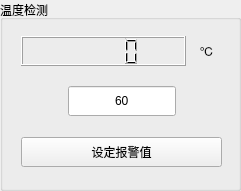
     <widget class="QGroupBox" name="groupBox_11">
      <property name="geometry">
       <rect>
        <x>10</x>
        <y>220</y>
        <width>241</width>
        <height>191</height>
       </rect>
      </property>
      <property name="title">
       <string>温度检测</string>
      </property>
      <widget class="QWidget" name="layoutWidget_3">
       <property name="geometry">
        <rect>
         <x>21</x>
         <y>21</y>
         <width>201</width>
         <height>161</height>
        </rect>
       </property>
       <layout class="QVBoxLayout" name="verticalLayout_29">
        <item>
         <spacer name="verticalSpacer_3">
          <property name="orientation">
           <enum>Qt::Vertical</enum>
          </property>
          <property name="sizeHint" stdset="0">
           <size>
            <width>20</width>
            <height>40</height>
           </size>
          </property>
         </spacer>
        </item>
        <item>
         <layout class="QHBoxLayout" name="horizontalLayout_45">
          <item>
           <widget class="QLCDNumber" name="lcdNumber_device1_temp">
            <property name="minimumSize">
             <size>
              <width>100</width>
              <height>30</height>
             </size>
            </property>
           </widget>
          </item>
          <item>
           <widget class="QLabel" name="label_44">
            <property name="sizePolicy">
             <sizepolicy hsizetype="Fixed" vsizetype="Expanding">
              <horstretch>0</horstretch>
              <verstretch>0</verstretch>
             </sizepolicy>
            </property>
            <property name="minimumSize">
             <size>
              <width>30</width>
              <height>0</height>
             </size>
            </property>
            <property name="text">
             <string>℃</string>
            </property>
            <property name="alignment">
             <set>Qt::AlignCenter</set>
            </property>
           </widget>
          </item>
         </layout>
        </item>
        <item>
         <spacer name="verticalSpacer_21">
          <property name="orientation">
           <enum>Qt::Vertical</enum>
          </property>
          <property name="sizeHint" stdset="0">
           <size>
            <width>20</width>
            <height>40</height>
           </size>
          </property>
         </spacer>
        </item>
        <item>
         <layout class="QHBoxLayout" name="horizontalLayout_7">
          <item>
           <spacer name="horizontalSpacer_7">
            <property name="orientation">
             <enum>Qt::Horizontal</enum>
            </property>
            <property name="sizeHint" stdset="0">
             <size>
              <width>40</width>
              <height>20</height>
             </size>
            </property>
           </spacer>
          </item>
          <item>
           <widget class="QLineEdit" name="lineEdit_device1_temp">
            <property name="sizePolicy">
             <sizepolicy hsizetype="Minimum" vsizetype="Minimum">
              <horstretch>0</horstretch>
              <verstretch>0</verstretch>
             </sizepolicy>
            </property>
            <property name="minimumSize">
             <size>
              <width>10</width>
              <height>30</height>
             </size>
            </property>
            <property name="text">
             <string>60</string>
            </property>
            <property name="alignment">
             <set>Qt::AlignCenter</set>
            </property>
           </widget>
          </item>
          <item>
           <spacer name="horizontalSpacer_8">
            <property name="orientation">
             <enum>Qt::Horizontal</enum>
            </property>
            <property name="sizeHint" stdset="0">
             <size>
              <width>40</width>
              <height>20</height>
             </size>
            </property>
           </spacer>
          </item>
         </layout>
        </item>
        <item>
         <spacer name="verticalSpacer_22">
          <property name="orientation">
           <enum>Qt::Vertical</enum>
          </property>
          <property name="sizeHint" stdset="0">
           <size>
            <width>20</width>
            <height>40</height>
           </size>
          </property>
         </spacer>
        </item>
        <item>
         <widget class="QPushButton" name="pushButton_device_temp">
          <property name="sizePolicy">
           <sizepolicy hsizetype="Minimum" vsizetype="Minimum">
            <horstretch>0</horstretch>
            <verstretch>0</verstretch>
           </sizepolicy>
          </property>
          <property name="minimumSize">
           <size>
            <width>0</width>
            <height>30</height>
           </size>
          </property>
          <property name="text">
           <string>设定报警值</string>
          </property>
         </widget>
        </item>
        <item>
         <spacer name="verticalSpacer_23">
          <property name="orientation">
           <enum>Qt::Vertical</enum>
          </property>
          <property name="sizeHint" stdset="0">
           <size>
            <width>20</width>
            <height>40</height>
           </size>
          </property>
         </spacer>
        </item>
        <item>
         <layout class="QHBoxLayout" name="horizontalLayout_46"/>
        </item>
       </layout>
      </widget>
     </widget>
